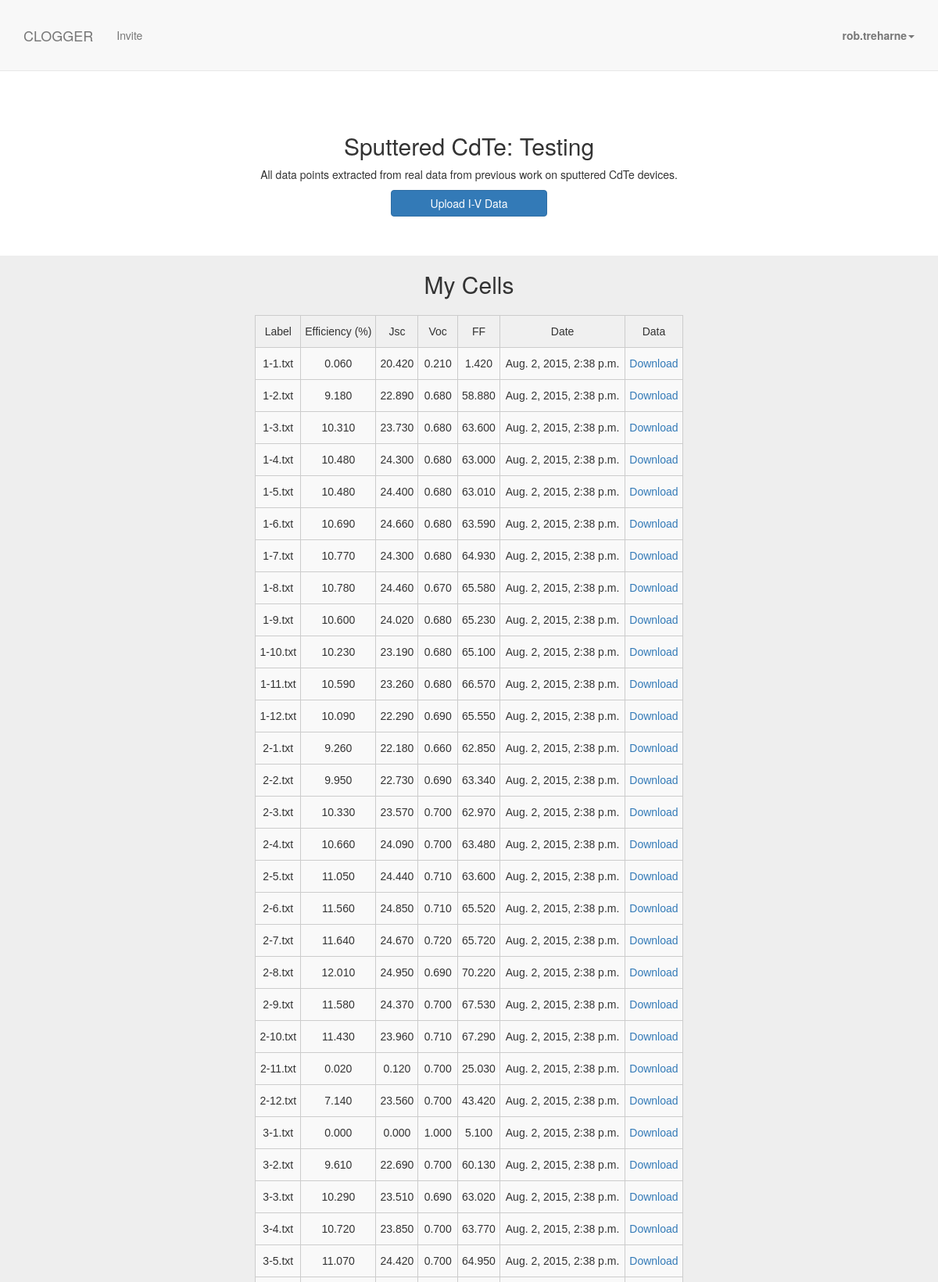
Page /user/project/7/ (signed in, upper part) on the committed database.
### projects/models.py (models this page shows, shortened)
class Project(models.Model):
    owner = models.ForeignKey(UserProfile)
    title = models.CharField(max_length=50)
    description = models.TextField(max_length=200)
    start_date = models.DateTimeField(default=timezone.datetime.today())
    updated = models.DateTimeField(default=timezone.datetime.today())

### upload/models.py (models this page shows, shortened)
class Cell(models.Model):
    project = models.ForeignKey(Project, verbose_name=_('Project'))
    notes = models.TextField(max_length=500)
    file = models.FileField(_('Cell'), upload_to='cells')
    jsc = models.DecimalField(max_digits=6, decimal_places=3, default=Decimal(0.000))
    voc = models.DecimalField(max_digits=6, decimal_places=3, default=Decimal(0.000))
    ff = models.DecimalField(max_digits=6, decimal_places=3, default=Decimal(0.000))
    eff = models.DecimalField(max_digits=6, decimal_places=3, default=Decimal(0.000))
    cell_area = models.DecimalField(max_digits=6, decimal_places=3, default=Decimal(0.25))
    date = models.DateTimeField(default=timezone.datetime.today)
    label = models.CharField(max_length=128)

### projects/views.py (the view)
# urls.py: url(r'^project/(?P<project_id>\d+)/$', 'projects.views.project'),
def project(request, project_id=1):
    project = Project.objects.get(id=project_id)
    cells = Cell.objects.filter(project=project).order_by('-date')
    data = Cell.objects.filter(project=project).values_list('eff', 'jsc', 'voc', 'ff',  'date', 'id')
    data_json = json.dumps(list(data), cls=DjangoJSONEncoder)
    dict = {'project': project,
            'cells': cells,
            'data_json': data_json}
    return render(request, 'project.html', dict)

### projects/templates/project.html (shortened to what this page needs)
{% extends 'base.html' %}
{% load thumbnail %}
{% block content %}
    <section id="project" class="dashboard-profile-section">
        <div class="container">
            <div class="row">
                <div class="col-lg-12">
                    <h2>{{project.title}}</h2>
                    <p>{{project.description}}</p>
					{% if project.owner.user == user %}
                    <div class="col-lg-12 center">
                        <a class="btn btn-primary page-scroll" href="/user/upload/{{project.id}}/">Upload I-V Data</a>
                    </div>
					{% endif %}
                </div>
            </div>
        </div>
    </section>
	{% if project.owner.user == user %}
    <section id="project" class="dashboard-abstract-section">
        <div class="container">
            <div class="row">
                <div class="col-lg-12">
                    <h2>My Cells</h2>
                    {% if cells %}
                    <table class="tg">
                      <tr>
                        <th class="tg-031e">Label</th>
                        <th class="tg-031e">Efficiency (%)</th>
                        <th class="tg-031e">Jsc</th>
                        <th class="tg-031e">Voc</th>
                        <th class="tg-031e">FF</th>
                        <th class="tg-031e">Date</th>
                        <th class="tg-031e">Data</th>
                      </tr>
                    {% for cell in cells %}
                      <tr>
                          <td class="tg-4eph">{{cell.label}}</td>
                          <td class="tg-4eph">{{cell.eff}}</td>
                          <td class="tg-4eph">{{cell.jsc}}</td>
                          <td class="tg-4eph">{{cell.voc}}</td>
                          <td class="tg-4eph">{{cell.ff}}</td>
                          <td class="tg-4eph">{{cell.date}}</td>
                          <td class="tg-4eph"><a href="/media/{{cell.file}}">Download</a></td>
                      </tr>
                    {% endfor %}
                    </table>
                {% else %}
                    <p>No cells<p>
                {% endif %}
                </div>
            </div>
		</div>
    </section>
	{% endif %}
{% endblock %}

### templates/base.html (shortened to what this page needs)
<!DOCTYPE html>
{% load thumbnail %}
{% load static %}
<html lang="en">
<head>
    <link href="{% static 'css/bootstrap.min.css' %}" rel="stylesheet">
	<link rel="stylesheet" href="//maxcdn.bootstrapcdn.com/font-awesome/4.3.0/css/font-awesome.min.css">
    <link href="{% static  'css/scrolling-nav.css' %}" rel="stylesheet">
    <link href="{% static 'css/main.css' %}" rel="stylesheet" media="screen">
	<link href="{% static 'css/modern-business.css' %}" rel="stylesheet">
</head>
<body id="page-top" data-spy="scroll" data-target=".navbar-fixed-top">
    <nav class="navbar navbar-default navbar-fixed-top" role="navigation">
        <div class="container">
            <div class="navbar-header page-scroll">
				<a class="navbar-brand page-scroll" href="{% url 'home' %}">CLOGGER</a>
            </div>
            <div class="collapse navbar-collapse navbar-ex1-collapse">
                <ul class="nav navbar-nav">
					{% if user.is_authenticated %}
					<li>
					    <a class="page-scroll" href="{% url 'invite' %}">Invite</a>
				    </li>
					{% endif %}
				</ul>
                <ul class="nav navbar-nav navbar-right">
		    {% if user.is_authenticated %}
			<li class="dropdown">
			    <a href="#" class="dropdown-toggle" data-toggle="dropdown" role="button" aria-haspopup="true" aria-expanded="false"><strong>{{user.username}}</strong><span class="caret"></span></a>
			</li>
	            {% else %}
				<li><a href="{% url 'login' %}"><strong><i class="fa fa-sign-in"></i> Login</strong></a></li>
			    </ul>
			</li>
		    {% endif %}
            </ul>
            </div>
        </div>
    </nav>
    {% block content %}
    {% endblock %}
</body>
</html>

### static/css/scrolling-nav.css (style rules this page uses)
body { width: 100%; height: 100%; }
html { width: 100%; height: 100%; }
@media (min-width:767px) { .navbar { padding: 20px 0; -webkit-transition: background .5s ease-in-out,padding .5s ease-in-out; -moz-transition: background .5s ease-in-out,padding .5s ease-in-out; transition: background .5s ease-in-out,padding .5s ease-in-out; } }

### static/css/main.css (style rules this page uses)
.btn-primary { width: 200px; }
.dashboard-abstract-section { text-align: center; background-color: #eee; }
ul { padding: 0; }
.center { text-align: center; }
.dashboard-profile-section { background: #fff; padding-top: 100px; padding-bottom: 50px; text-align: center; }
.tg { border-collapse:collapse;border-spacing:0;border-color:#ccc; }
.tg td { text-align:center;font-family:Arial, sans-serif;font-size:14px;padding:10px 5px;border-style:solid;border-width:1px;overflow:hidden;word-break:normal;border-color:#ccc;color:#333;background-color:#fff; }
.tg th { text-align:center;font-family:Arial, sans-serif;font-size:14px;font-weight:normal;padding:10px 5px;border-style:solid;border-width:1px;overflow:hidden;word-break:normal;border-color:#ccc;color:#333;background-color:#f0f0f0; }
.tg .tg-4eph { background-color:#f9f9f9 }
table { margin: 2% auto; }

### static/css/modern-business.css (style rules this page uses)
html, body { height: 100%; }
body { padding-top: 50px; }

### rows in the picture
Project: title "Sputtered CdTe: Testing", description "All data points extracted from real data from previous work on sputtered CdTe devices."
Cell: label "1-1.txt", eff "0.060", jsc "20.420", voc "0.210", ff "1.420", date "Aug. 2, 2015, 2:38 p.m."
Cell: label "1-2.txt", eff "9.180", jsc "22.890", voc "0.680", ff "58.880", date "Aug. 2, 2015, 2:38 p.m."
Cell: label "1-3.txt", eff "10.310", jsc "23.730", voc "0.680", ff "63.600", date "Aug. 2, 2015, 2:38 p.m."
Cell: label "1-4.txt", eff "10.480", jsc "24.300", voc "0.680", ff "63.000", date "Aug. 2, 2015, 2:38 p.m."
Cell: label "1-5.txt", eff "10.480", jsc "24.400", voc "0.680", ff "63.010", date "Aug. 2, 2015, 2:38 p.m."
Cell: label "1-6.txt", eff "10.690", jsc "24.660", voc "0.680", ff "63.590", date "Aug. 2, 2015, 2:38 p.m."
Cell: label "1-7.txt", eff "10.770", jsc "24.300", voc "0.680", ff "64.930", date "Aug. 2, 2015, 2:38 p.m."
Cell: label "1-8.txt", eff "10.780", jsc "24.460", voc "0.670", ff "65.580", date "Aug. 2, 2015, 2:38 p.m."
Cell: label "1-9.txt", eff "10.600", jsc "24.020", voc "0.680", ff "65.230", date "Aug. 2, 2015, 2:38 p.m."
Cell: label "1-10.txt", eff "10.230", jsc "23.190", voc "0.680", ff "65.100", date "Aug. 2, 2015, 2:38 p.m."
Cell: label "1-11.txt", eff "10.590", jsc "23.260", voc "0.680", ff "66.570", date "Aug. 2, 2015, 2:38 p.m."
Cell: label "1-12.txt", eff "10.090", jsc "22.290", voc "0.690", ff "65.550", date "Aug. 2, 2015, 2:38 p.m."
Cell: label "2-1.txt", eff "9.260", jsc "22.180", voc "0.660", ff "62.850", date "Aug. 2, 2015, 2:38 p.m."
Cell: label "2-2.txt", eff "9.950", jsc "22.730", voc "0.690", ff "63.340", date "Aug. 2, 2015, 2:38 p.m."
Cell: label "2-3.txt", eff "10.330", jsc "23.570", voc "0.700", ff "62.970", date "Aug. 2, 2015, 2:38 p.m."
Cell: label "2-4.txt", eff "10.660", jsc "24.090", voc "0.700", ff "63.480", date "Aug. 2, 2015, 2:38 p.m."
Cell: label "2-5.txt", eff "11.050", jsc "24.440", voc "0.710", ff "63.600", date "Aug. 2, 2015, 2:38 p.m."
Cell: label "2-6.txt", eff "11.560", jsc "24.850", voc "0.710", ff "65.520", date "Aug. 2, 2015, 2:38 p.m."
Cell: label "2-7.txt", eff "11.640", jsc "24.670", voc "0.720", ff "65.720", date "Aug. 2, 2015, 2:38 p.m."
Cell: label "2-8.txt", eff "12.010", jsc "24.950", voc "0.690", ff "70.220", date "Aug. 2, 2015, 2:38 p.m."
Cell: label "2-9.txt", eff "11.580", jsc "24.370", voc "0.700", ff "67.530", date "Aug. 2, 2015, 2:38 p.m."
Cell: label "2-10.txt", eff "11.430", jsc "23.960", voc "0.710", ff "67.290", date "Aug. 2, 2015, 2:38 p.m."
Cell: label "2-11.txt", eff "0.020", jsc "0.120", voc "0.700", ff "25.030", date "Aug. 2, 2015, 2:38 p.m."
Cell: label "2-12.txt", eff "7.140", jsc "23.560", voc "0.700", ff "43.420", date "Aug. 2, 2015, 2:38 p.m."
Cell: label "3-1.txt", eff "0.000", jsc "0.000", voc "1.000", ff "5.100", date "Aug. 2, 2015, 2:38 p.m."
Cell: label "3-2.txt", eff "9.610", jsc "22.690", voc "0.700", ff "60.130", date "Aug. 2, 2015, 2:38 p.m."
Cell: label "3-3.txt", eff "10.290", jsc "23.510", voc "0.690", ff "63.020", date "Aug. 2, 2015, 2:38 p.m."
Cell: label "3-4.txt", eff "10.720", jsc "23.850", voc "0.700", ff "63.770", date "Aug. 2, 2015, 2:38 p.m."
Cell: label "3-5.txt", eff "11.070", jsc "24.420", voc "0.700", ff "64.950", date "Aug. 2, 2015, 2:38 p.m."

### other values in the picture
{{ user.username }} "rob.treharne"
